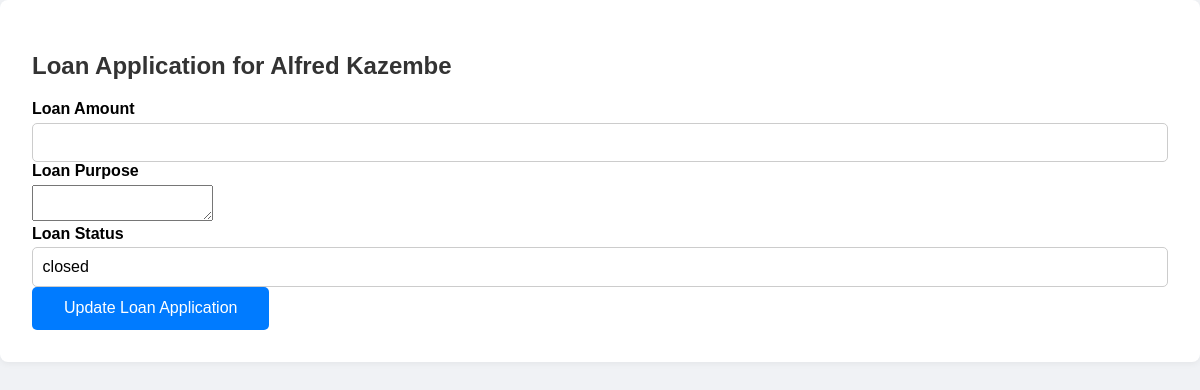
The app's page /loan-form/1 with its own data.
### app.py (models this page shows, shortened)
class Customer(db.Model):
    __tablename__ = 'customers'
    __table_args__ = (
        db.UniqueConstraint('national_id', name='uq_customers_national_id'),
        db.UniqueConstraint('file_number', name='uq_customers_file_number'),
        db.UniqueConstraint('employment_number', name='uq_customers_employment_number'),
        db.Index('idx_customers_national_id', 'national_id'),
        db.Index('idx_customers_file_number', 'file_number'),
        db.Index('idx_customers_employment_number', 'employment_number'),
        db.Index('idx_customers_agent_id', 'agent_id'),
    )
    id = db.Column(db.Integer, primary_key=True)
    national_id = db.Column(db.String(20), unique=True, nullable=False)
    first_name = db.Column(db.String(100), nullable=False)
    last_name = db.Column(db.String(100), nullable=False)
    gender = db.Column(db.String(10))
    dob = db.Column(db.String(20))
    title = db.Column(db.String(20))
    email = db.Column(db.String(100), nullable=False)
    contact = db.Column(db.String(20))
    address = db.Column(db.String(255))
    next_of_kin_name = db.Column(db.String(20),nullable=False)
    next_of_kin_relationship = db.Column(db.String(20),nullable=False)
    next_of_kin_contact = db.Column(db.String(20))
    employer = db.Column(db.String(100), nullable=False)
    job_title = db.Column(db.String(100))
    salary = db.Column(db.Float)
    service_length = db.Column(db.String(50))
    bank_name = db.Column(db.String(100))
    bank_account = db.Column(db.String(20), nullable=False)
    salary_deposited = db.Column(db.String(10))
    district = db.Column(db.String(100))
    region = db.Column(db.String(100))
    amount_requested = db.Column(db.Float)
    status = db.Column(db.String(20), default='pending')
    is_approved_for_creation = db.Column(db.Boolean, default=False)
    maker_id = db.Column(db.Integer, nullable=False)
    checker_id = db.Column(db.Integer)
    is_approved_for_deletion = db.Column(db.Boolean, default=False)
    file_number = db.Column(db.String(20))
    created_at = db.Column(db.DateTime, default=datetime.utcnow)
    date_joined = db.Column(db.Date, nullable=True, index=True)
    is_voluntary_retirement_candidate = db.Column(db.Boolean, default=False)
    agent_id = db.Column(db.Integer, db.ForeignKey('agents.id'), nullable=True)
    employment_number = db.Column(db.String(20), unique=True, nullable=True)
    loans = db.relationship('LoanApplication', back_populates='customer')
    agent = db.relationship('Agent', back_populates='customers')
    customer_documents = db.relationship("Document", back_populates="customer", lazy=True)
    @property
    def is_voluntary_retirement_candidate(self):
        return self.years_in_service is not None and self.years_in_service >= 20

class LoanApplication(db.Model):
    __tablename__ = 'loan_applications'
    __table_args__ = (
        db.UniqueConstraint('loan_number', name='uq_loan_applications_loan_number'),
        db.Index('ix_loan_applications_created_at', 'created_at'),
        db.Index('ix_loan_applications_region_category', 'region', 'category'),
        db.Index('idx_loan_applications_loan_number', 'loan_number'),
        db.Index('idx_loan_applications_customer_id', 'customer_id'),
        db.Index('idx_loan_applications_agent_id', 'agent_id'),
    )
    id = db.Column(db.Integer, primary_key=True)
    customer_id = db.Column(db.Integer, db.ForeignKey('customers.id'), nullable=False)
    loan_amount = db.Column(db.Float,nullable=False, default=0.0)
    status = db.Column(db.String(20), default='pending')
    created_at = db.Column(db.DateTime, default=datetime.utcnow)
    term_months = db.Column(db.Integer)
    monthly_instalment = db.Column(db.Float)
    total_repayment = db.Column(db.Float)
    effective_rate = db.Column(db.Float)
    category = db.Column(db.String(50))
    region = db.Column(db.String(50))
    loan_category = db.Column(db.Integer, nullable=False)
    disbursed = db.Column(db.Boolean, default=False)
    disbursed_bank = db.Column(db.String(100))
    crb_fees = db.Column(db.Float, default=3000)
    origination_fees = db.Column(db.Float)
    insurance_fees = db.Column(db.Float)
    total_fees = db.Column(db.Float)
    collection_fees = db.Column(db.Float)
    schedule_id = db.Column(
    db.Integer,
    db.ForeignKey('repayment_schedules.id', use_alter=True, name='fk_schedule_id'),
    nullable=True
    )
    loan_number = db.Column(db.String(20), nullable=True, unique=True)
    file_number = db.Column(db.String(50))
    date_created = db.Column(db.DateTime, default=datetime.utcnow)
    disbursement_date = db.Column(db.Date, nullable=True)
    cash_to_client = db.Column(db.Float,nullable=False, default=0.0)
    top_up_interest = db.Column(db.Float, default=0.0)
    settlement_interest = db.Column(db.Float, default=0.0)
    closure_type = db.Column(db.String(20))  # 'settlement' or 'topup'
    closure_date = db.Column(db.DateTime)
    top_up_of = db.Column(db.Integer, db.ForeignKey('loan_applications.id'), nullable=True)
    application_status = db.Column(db.String(20), nullable=False, default='pending')
    loan_state = db.Column(db.String(20), nullable=False, default='active')
    performance_status = db.Column(db.String(20), nullable=False, default='performing')
    top_up_balance = db.Column(db.Float, default=0.0)
    settlement_balance = db.Column(db.Float, default=0.0)
    current_balance = db.Column(db.Float, default=0.0)
    settlement_type = Column(Enum(SettlementTypeEnum), nullable=True)
    settling_institution = Column(String(255), nullable=True)  # only if third_party
    settlement_reason = db.Column(db.String(255), nullable=True)
    vote_id = db.Column(db.Integer, db.ForeignKey('votes.id'))
    outstanding_fees = db.Column(db.Float, default=0.0)
    pricing_version = db.Column(db.Integer, default=1)
    applied_interest_rate = db.Column(db.Float)
    applied_collection_fee = db.Column(db.Float)
    written_off_amount = db.Column(db.Float, default=0.0)
    insurance_settlement_amount = db.Column(db.Float, default=0.0)
    agent_id = db.Column(db.Integer, db.ForeignKey('agents.id'), nullable=True)
    parent_loan_id = db.Column(
        db.Integer,
        db.ForeignKey('loan_applications.id'),
        nullable=True
    )
    vote = db.relationship('Vote', backref='loan_applications')
    documents = db.relationship("Document", back_populates="loan", lazy=True)
    topups = db.relationship(
        'LoanApplication',
        foreign_keys=[parent_loan_id],  # 👈 Specify which foreign key to use
        backref=db.backref('parent_loan', remote_side=[id]),
        cascade='all, delete-orphan'
    )
    agent = db.relationship("Agent", backref="loan_applications", foreign_keys=[agent_id])
    payments = db.relationship('Payment', back_populates='loan', cascade='all, delete-orphan')
    customer = db.relationship('Customer', back_populates='loans')
    repayment_schedules = db.relationship(
        'RepaymentSchedule',
        back_populates='loan',
        cascade='all, delete-orphan',
        foreign_keys='RepaymentSchedule.loan_id'
        )
    from datetime import datetime
    from dateutil.relativedelta import relativedelta   # already using
    import calendar

### app.py (the view)
@app.route('/loan-form/<int:customer_id>', methods=['GET', 'POST'])
def loan_form(customer_id):
    customer = Customer.query.get_or_404(customer_id)
    if not customer.is_approved_for_creation:
        flash("Customer not approved yet.", "danger")
        return redirect(url_for('customers'))
    loan = LoanApplication.query.filter_by(customer_id=customer.id).first()
    if not loan:
        flash("Loan application not found.", "warning")
        return redirect(url_for('customers'))
    if request.method == 'POST':
        loan.amount = float(request.form.get('loan_amount') or loan.amount)
        loan.status = 'approved'
        db.session.commit()
        flash("Loan updated successfully.", "success")
    return render_template('loan_form.html', customer=customer, loan=loan)

### app.py (called while the page is built, shortened)
@app.context_processor
def inject_notifications():
    if not current_user.is_authenticated:
        return dict(notifications=[])

### templates/loan_form.html (shortened to what this page needs)
<!DOCTYPE html>
<html lang="en">
<head>
    <link rel="stylesheet" href="{{ url_for('static', filename='styles.css') }}">
</head>
<body>
    <div class="container mt-5">
        <h2 class="mb-4">Loan Application for {{ customer.first_name }} {{ customer.last_name }}</h2>
        {% if loan %}
            <form method="POST">
                <div class="form-group">
                    <label for="loan_amount">Loan Amount</label>
                    <input type="number" step="0.01" id="loan_amount" name="loan_amount" class="form-control" value="{{ loan.amount }}" required>
                </div>
                <div class="form-group">
                    <label for="loan_purpose">Loan Purpose</label>
                    <textarea id="loan_purpose" name="loan_purpose" class="form-control" required>{{ loan.purpose }}</textarea>
                </div>
                <div class="form-group">
                    <label for="loan_status">Loan Status</label>
                    <input type="text" id="loan_status" name="loan_status" class="form-control" value="{{ loan.status }}" readonly>
                </div>
                <button type="submit" class="btn btn-primary">Update Loan Application</button>
            </form>
        {% else %}
            <div class="alert alert-warning">
                No loan application found for this customer.
            </div>
        {% endif %}
    </div>
</body>
</html>

### templates/static/styles.css (style rules this page uses)
body { font-family: Arial, sans-serif; margin: 0; background-color: #f0f2f5; }
h1, h2 { color: #333; }
.container, .main-content { background-color: #fff; padding: 2rem; margin-bottom: 2rem; border-radius: 8px; box-shadow: 0 2px 6px rgba(0, 0, 0, 0.05); }
label { display: block; margin-bottom: 0.3rem; font-weight: bold; }
input[type="text"], input[type="email"], input[type="number"], input[type="date"], select { width: 100%; padding: 0.6rem; border: 1px solid #ccc; border-radius: 5px; font-size: 1rem; box-sizing: border-box; }
button[type="submit"] { background-color: #007bff; color: white; padding: 0.8rem 2rem; border: none; border-radius: 5px; font-size: 1rem; cursor: pointer; }

### records on screen
Customer: first_name "Alfred", last_name "Kazembe"
LoanApplication: loan_status "closed"
